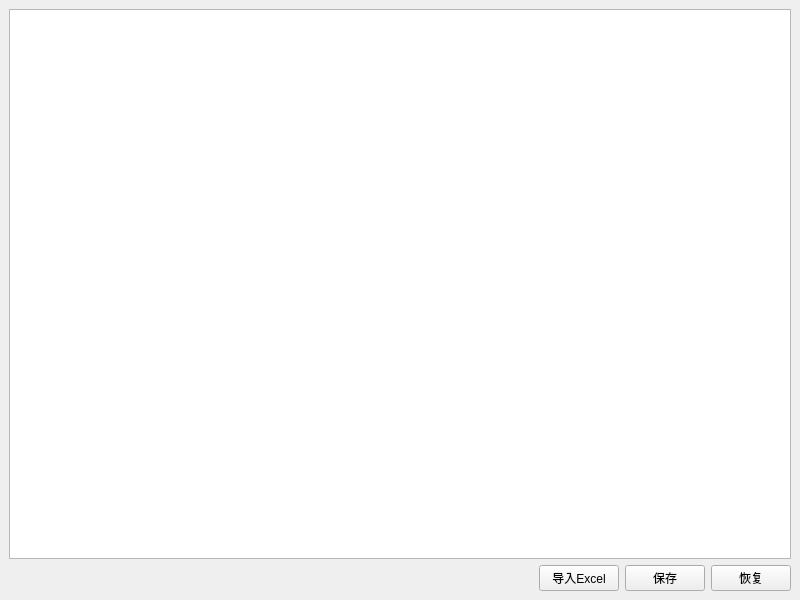
<?xml version="1.0" encoding="UTF-8"?>
<ui version="4.0">
 <class>MainWindow</class>
 <widget class="QMainWindow" name="MainWindow">
  <property name="geometry">
   <rect>
    <x>0</x>
    <y>0</y>
    <width>800</width>
    <height>600</height>
   </rect>
  </property>
  <property name="windowTitle">
   <string>MQTT寄存器配置</string>
  </property>
  <widget class="QWidget" name="centralwidget">
   <layout class="QVBoxLayout" name="verticalLayout">
    <item>
     <widget class="QTableView" name="tableView">
      <property name="editTriggers">
       <set>QAbstractItemView::DoubleClicked|QAbstractItemView::EditKeyPressed|QAbstractItemView::SelectedClicked</set>
      </property>
      <property name="selectionBehavior">
       <enum>QAbstractItemView::SelectRows</enum>
      </property>
      <property name="gridStyle">
       <enum>Qt::DashLine</enum>
      </property>
     </widget>
    </item>
    <item>
     <layout class="QHBoxLayout" name="horizontalLayout">
      <item>
       <spacer name="horizontalSpacer">
        <property name="orientation">
         <enum>Qt::Horizontal</enum>
        </property>
        <property name="sizeHint" stdset="0">
         <size>
          <width>40</width>
          <height>20</height>
         </size>
        </property>
       </spacer>
      </item>
      <item>
       <widget class="QPushButton" name="importButton">
        <property name="text">
         <string>导入Excel</string>
        </property>
       </widget>
      </item>
      <item>
       <widget class="QPushButton" name="saveButton">
        <property name="text">
         <string>保存</string>
        </property>
       </widget>
      </item>
      <item>
       <widget class="QPushButton" name="restoreButton">
        <property name="text">
         <string>恢复</string>
        </property>
       </widget>
      </item>
     </layout>
    </item>
   </layout>
  </widget>
 </widget>
 <resources/>
</ui>
